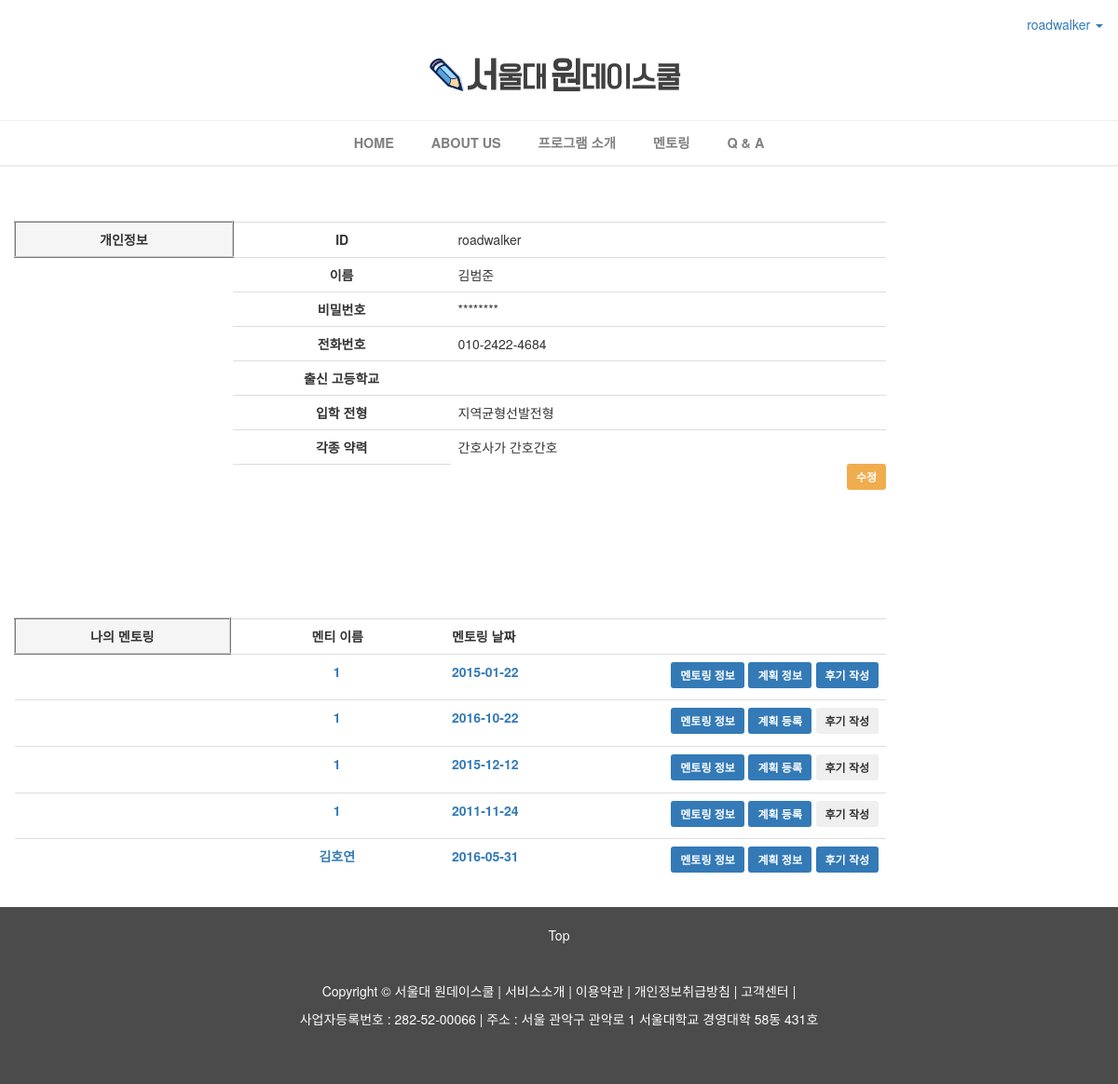
/accounts/profile/ (signed in), run on the app's committed database.
### accounts/models.py (models this page shows, shortened)
class Profile(models.Model):
    user = models.OneToOneField(settings.AUTH_USER_MODEL, on_delete=models.CASCADE)
    name = models.CharField(max_length=20, verbose_name='이름')
    major = models.CharField(max_length=40, choices=MAJOR_CHOICES, default='', verbose_name='전공', blank=True)
    phone = models.CharField(max_length=20, null=True, verbose_name='전화번호')
    admission_type = models.CharField(max_length=40, choices=ADMISSION_TYPE_CHOICES, default='', verbose_name='입학 전형')
    is_mentor = models.BooleanField(default=False)
    frequency = models.IntegerField(default=0)
    rating = models.FloatField(blank=True, default=0)
    highschool = models.CharField(blank=True, max_length=40, verbose_name='출신 고등학교')
    image = models.ImageField(blank=True, null=True, upload_to=random_name_upload_to, verbose_name='사진 업로드')
    intro = models.TextField(max_length=300, verbose_name='기타 약력')
    grade = models.CharField(max_length=20, verbose_name='학년')
    access_route = models.CharField(max_length=80, choices=ACCESS_ROUTE, verbose_name='가입경로')

### mentoring/models.py (models this page shows, shortened)
class Mentoring(models.Model):
    created_at = models.DateTimeField(auto_now_add=True)
    author = models.ForeignKey(settings.AUTH_USER_MODEL, default='1')
    acceptor = models.CharField(max_length=20, default='1', verbose_name='멘토 전화번호')
    capacity = models.PositiveSmallIntegerField(default=0)
    name = models.CharField(max_length=20, verbose_name='이름')
    area_highschool = models.CharField(max_length=40, verbose_name='지역/학교')
    grade = models.CharField(max_length=20, verbose_name='학년')
    phone_mentee = models.CharField(max_length=20, blank=True, verbose_name='학생 전화번호')
    phone_keeper = models.CharField(max_length=20, verbose_name='보호자 전화번호')
    date = models.CharField(max_length=20, verbose_name='희망 날짜')
    wannabe = models.CharField(max_length=40, verbose_name='장래희망')
    university = models.CharField(max_length=30, verbose_name='희망대학')
    rating = models.CharField(max_length=20, verbose_name='성적수준')
    will_to_study = models.CharField(max_length=30, choices=RATING_CHOICES, verbose_name='공부의욕')
    major1 = models.CharField(max_length=40, verbose_name='관심전공1')
    major2 = models.CharField(max_length=40, verbose_name='관심전공2')
    major3 = models.CharField(max_length=40, verbose_name='관심전공3')
    questions = models.TextField(max_length=2000, verbose_name='평소 궁금했던 질문')
    requirements = models.TextField(max_length=2000, verbose_name='멘토에게 바라는 점')
    is_recommended = models.PositiveSmallIntegerField(unique=True, blank=True, null=True)

### accounts/views.py (the view)
@login_required
def profile(request):
    user = get_object_or_404(User, pk=request.user.pk)
    profile = get_object_or_404(Profile, pk=request.user.profile.pk)
    mentoring_list = Mentoring.objects.all()
    mentoring_mine = []
    for mentoring in mentoring_list:
        if mentoring.author==request.user:
            mentoring_mine.append(mentoring)
        elif mentoring.acceptor==profile.phone:
            mentoring_mine.append(mentoring)
        else:
            pass
    if profile.is_mentor:
        return render(request, 'accounts/mentor_profile.html', {
            'user' : user,
            'profile' : profile,
            'mentoring_mine' : mentoring_mine,
            })
    else:
        return render(request, 'accounts/mentee_profile.html', {
            'user' : user,
            'profile' : profile,
            'mentoring_mine' : mentoring_mine,
            })

### accounts/templates/accounts/mentor_profile.html (shortened to what this page needs)
{% extends 'mentoring/base.html' %}
{% block content %}
<div class="container">
    <div class="row">
        <div class="table-responsive" style="width: 80%; margin-bottom: 10%;margin-top: 5%;">
                <table class="table">
                    <tbody>
                        <tr>
                            <th style="width: 10%;background-color:#f5f5f5;text-align: center;border : 2px ridge #cccccc;"><b>개인정보</b></th>
                            <th id="left_cell"><b>ID</b></th>
                            <th id="right_cell">{{user.username}}</th>
                        </tr>
                        <tr>
                            <th></th>
                            <th id="left_cell"><b>이름</b></th>
                            <th id="right_cell">{{profile.name}}</th>
                        </tr>
                        <tr>
                            <th style="border-top: none;"></th>
                            <th id="left_cell"><b>비밀번호</b></th>
                            <th id="right_cell">********</th>
                        </tr>
                        <tr>
                            <th style="border-top: none;"></th>
                            <th id="left_cell"><b>전화번호</b></th>
                            <th id="right_cell">{{profile.phone}}</th>
                        </tr>
                        <tr>
                            <th style="border-top: none;"></th>
                            <th id="left_cell"><b>출신 고등학교</b></th>
                            <th id="right_cell">{{profile.highschool}}</th>
                        </tr>
                        <tr>
                            <th style="border-top: none;"></th>
                            <th id="left_cell"><b>입학 전형</b></th>
                            <th id="right_cell">{{profile.admission_type}}</th>
                        </tr>
                        <tr>
                            <th style="border-top: none;"></th>
                            <th id="left_cell"><b>각종 약력</b></th>
                            <th id="right_cell">{{profile.intro}}</th>
                        </tr>
                        <tr>
                            <th style="border-top: none;"></th>
                            <th></th>
                            <th style="width: 2%;border:none; padding: 0 0 0 5%"><a href="{% url 'profile_edit' %}"><button class="btn-sm btn-warning" style="border:none;float:right;font-weight:bolder;">수정</button></a></th>
                        </tr>
                    </tbody>
                </table>
            </div>
        <div class="table-responsive" style="width: 80%;display: inline-block;">
                <table class="table">
                    <tbody>
                        <tr>
                            <th style="width: 10%;background-color:#f5f5f5;text-align: center;border : 2px ridge #cccccc;"><b>나의 멘토링</b></th>
                            <th id="left_cell" style="font-weight: bold;">멘티 이름</th>
                            <th id="right_cell"style="font-weight: bold;">멘토링 날짜</th>
                        </tr>
                        {% for mentoring in mentoring_mine %}
                            <tr>
                                <th></th>
                                <th id="left_cell"><a href="{% url 'mentoring_detail' mentoring.pk %}" style="text-decoration: none;">{{mentoring.name}}</a></th>
                                <th id="right_cell"style="min-width: 200px;"><a href="{% url 'mentoring_detail' mentoring.pk %}"style="text-decoration: none;font-weight: bold;">{{mentoring.date}}</a>
                                {% if mentoring.plan %}
                                    <a href="{% url 'mentorfeedback_new' mentoring.pk %}"><button class="btn-sm btn-primary" style="border:none;float:right;font-weight:bold;margin: 0 0 1% 1%;">후기 작성</button></a>
                                    <a href="{% url 'plan_detail' pk=mentoring.pk %}"><button class="btn-sm btn-primary" style="border:none;float:right;font-weight:bold;margin: 0 0 1% 1%;">계획 정보</button></a>
                                    <a href="{% url 'mentoring_detail' pk=mentoring.pk %}"><button class="btn-sm btn-primary" style="border:none;float:right;font-weight:bold;margin: 0 0 1% 1%;">멘토링 정보</button></a>
                                {% else %}
                                    <button class="btn-sm disabled" style="border:none;float:right;font-weight:bold;margin: 0 0 1% 1%;">후기 작성</button>
                                    <a href="{% url 'plan_new' pk=mentoring.pk %}"><button class="btn-sm btn-primary" style="border:none;float:right;font-weight:bold;margin: 0 0 1% 1%;">계획 등록</button></a>
                                    <a href="{% url 'mentoring_detail' pk=mentoring.pk %}"><button class="btn-sm btn-primary" style="border:none;float:right;font-weight:bold;margin: 0 0 1% 1%;">멘토링 정보</button></a>
                                {% endif %}
                                </th>
                            </tr>
                        {% endfor %}
                    </tbody>
                </table>
        </div>
    </div>
</div>
{% endblock %}

### mentoring/templates/mentoring/base.html (shortened to what this page needs)
{% load staticfiles %}
<!DOCTYPE html>
<html lang="en">
<head>
    <link rel="stylesheet" href="{% static 'bootstrap-3.3.6/css/bootstrap.min.css' %}" />
    <link rel="stylesheet" href="https://maxcdn.bootstrapcdn.com/font-awesome/4.5.0/css/font-awesome.min.css">
</head>
<body style="min-width: 700px;">
    <nav id="top_nav" class="navbar" role="navigation" style="z-index:100;height:3vw;margin-bottom: 0px;background-color:white;">
        <div id="container">
            <div class="collapse navbar-collapse" style="text-align: center;width: 20%;float: right;" id="bs-example-navbar-collapse-1">
                {% if user.is_authenticated %}
                <ul class="nav navbar-nav navbar-right">
                    <li class="dropdown">
                        <a href="#" class="dropdown-toggle" data-toggle="dropdown">{{ user }} <b class="caret"></b></a>
                    </li>
                </ul>
                {% endif %}
            </div>
        </div>
    </nav>
    <div class="logo_wrapper" style="background-color: white;">
      <div id="logo_div">
        <div class="outer">
          <div class="inner">
            <div class="centered">
        <a href="/" style="display: block;font-size: 0;line-height: 0;"><img src='{% static 'img/sharpa_logo_3.png' %}' style="width: 30%;height: auto; margin: 0 40% 0 36.3%;display: block;font-size: 0;line-height: 0;"/></a>
            </div>
          </div>
        </div>
      </div>
    </div>
    <hr style="background-color: white;" />
      <nav class="navbar" data-spy="affix" data-offset-top="130"style="margin: 0 0 0 0;min-height: 0;" >
        <div id="menu_bar" style="background-color:white;float:center;text-align: center;" >
          <a href="/"><div id="menu"><b>HOME</b></div></a>
          <a href="/intro"><div id="menu"><b>ABOUT US</b></div></a>
          <a href="/program_info"><div id="menu"><b>프로그램 소개</b></div></a>
          <a href="/mentoring/new"><div id="menu"><b>멘토링</b></div></a>
          <a href="/Q&A"><div id="menu"><b>Q & A</b></div></a>
        </div>
      </nav>
      <hr>
      <hr>
{% block content %}
{% endblock %}
<footer class="text-center">
  <div class="a">
      <a href="#" style="color: rgba(254,254,254,1); text-decoration: none;">Top</a>
  </div>
  <br><br>
  <p>Copyright &copy;
    <a href="/intro">서울대 원데이스쿨</a> |
    <a href="/program_info">서비스소개</a> |
    <a href="/access_terms">이용약관</a> |
    <a href="/personal_info_terms">개인정보취급방침</a> |
    <a href="/Q&A">고객센터</a> |</p>
  <p>사업자등록번호 : 282-52-00066 | 주소 : 서울 관악구 관악로 1 서울대학교 경영대학 58동 431호</p>
</footer>
</body>
</html>

### accounts/templates/accounts/mentor_profile.html (style rules this page uses)
#left_cell { text-align: center; width: 10%; }
#right_cell { text-align: left; font-weight: lighter; width: 20%; }

### mentoring/templates/mentoring/base.html (style rules this page uses)
hr { margin : 0 0 0 0; }
#menu_bar { width: 100%; max-height: 300px; text-align: center; opacity: 0.9; }
#menu_bar #menu { position: relative; padding: 1% 1.5% 1% 1.5%; display: inline-block; font-size: 1.2vw; text-decoration: none; color : #737373; }
footer { clear:both; background-color: rgba(75,75,75,1); color:rgba(254,254,254,1); padding: 20px 0 50px 0; }
footer p a { color:rgba(254,254,254,1); }

### data on the page
Profile: name "김범준", phone "010-2422-4684", admission_type "지역균형선발전형", intro "간호사가 간호간호"
Mentoring: name "1", date "2015-01-22", shows "후기 작성"
Mentoring: name "1", date "2016-10-22", shows "후기 작성"
Mentoring: name "1", date "2015-12-12", shows "후기 작성"
Mentoring: name "1", date "2011-11-24", shows "후기 작성"
Mentoring: name "김호연", date "2016-05-31", shows "후기 작성"

### other printed values
{{ user }} "roadwalker"
{{ user.username }} "roadwalker"
